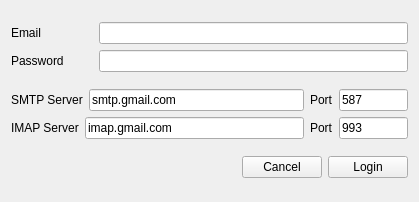
<?xml version="1.0" encoding="UTF-8"?>
<ui version="4.0">
 <class>dl_login</class>
 <widget class="QDialog" name="dl_login">
  <property name="geometry">
   <rect>
    <x>0</x>
    <y>0</y>
    <width>419</width>
    <height>202</height>
   </rect>
  </property>
  <property name="windowTitle">
   <string>Login</string>
  </property>
  <layout class="QVBoxLayout" name="verticalLayout">
   <item>
    <layout class="QGridLayout" name="gridLayout_2" columnstretch="4,15">
     <item row="1" column="0">
      <widget class="QLabel" name="label_2">
       <property name="text">
        <string>Password</string>
       </property>
      </widget>
     </item>
     <item row="0" column="0">
      <widget class="QLabel" name="label">
       <property name="text">
        <string>Email</string>
       </property>
      </widget>
     </item>
     <item row="0" column="1">
      <widget class="QLineEdit" name="le_email"/>
     </item>
     <item row="1" column="1">
      <widget class="QLineEdit" name="le_password">
       <property name="echoMode">
        <enum>QLineEdit::Password</enum>
       </property>
      </widget>
     </item>
    </layout>
   </item>
   <item>
    <layout class="QGridLayout" name="gridLayout" columnstretch="3,1">
     <item row="1" column="1">
      <layout class="QHBoxLayout" name="horizontalLayout_4">
       <item>
        <widget class="QLabel" name="label_6">
         <property name="text">
          <string>Port</string>
         </property>
        </widget>
       </item>
       <item>
        <widget class="QLineEdit" name="le_imap_port">
         <property name="text">
          <string>993</string>
         </property>
        </widget>
       </item>
      </layout>
     </item>
     <item row="1" column="0">
      <layout class="QHBoxLayout" name="horizontalLayout_3">
       <item>
        <widget class="QLabel" name="label_5">
         <property name="text">
          <string>IMAP Server</string>
         </property>
        </widget>
       </item>
       <item>
        <widget class="QLineEdit" name="le_imap_server">
         <property name="text">
          <string>imap.gmail.com</string>
         </property>
         <property name="placeholderText">
          <string>smtp.gmail.com</string>
         </property>
        </widget>
       </item>
      </layout>
     </item>
     <item row="0" column="0">
      <layout class="QHBoxLayout" name="horizontalLayout_2">
       <item>
        <widget class="QLabel" name="label_3">
         <property name="text">
          <string>SMTP Server</string>
         </property>
        </widget>
       </item>
       <item>
        <widget class="QLineEdit" name="le_smtp_server">
         <property name="text">
          <string>smtp.gmail.com</string>
         </property>
         <property name="placeholderText">
          <string>smtp.gmail.com</string>
         </property>
        </widget>
       </item>
      </layout>
     </item>
     <item row="0" column="1">
      <layout class="QHBoxLayout" name="horizontalLayout">
       <item>
        <widget class="QLabel" name="label_4">
         <property name="text">
          <string>Port</string>
         </property>
        </widget>
       </item>
       <item>
        <widget class="QLineEdit" name="le_smtp_port">
         <property name="text">
          <string>587</string>
         </property>
        </widget>
       </item>
      </layout>
     </item>
    </layout>
   </item>
   <item>
    <layout class="QHBoxLayout" name="horizontalLayout_5">
     <item>
      <spacer name="horizontalSpacer">
       <property name="orientation">
        <enum>Qt::Horizontal</enum>
       </property>
       <property name="sizeHint" stdset="0">
        <size>
         <width>40</width>
         <height>20</height>
        </size>
       </property>
      </spacer>
     </item>
     <item>
      <widget class="QPushButton" name="btn_cancel">
       <property name="text">
        <string>Cancel</string>
       </property>
       <property name="autoDefault">
        <bool>false</bool>
       </property>
      </widget>
     </item>
     <item>
      <widget class="QPushButton" name="btn_login">
       <property name="text">
        <string>Login</string>
       </property>
       <property name="autoDefault">
        <bool>false</bool>
       </property>
      </widget>
     </item>
    </layout>
   </item>
  </layout>
 </widget>
 <resources/>
 <connections/>
</ui>
